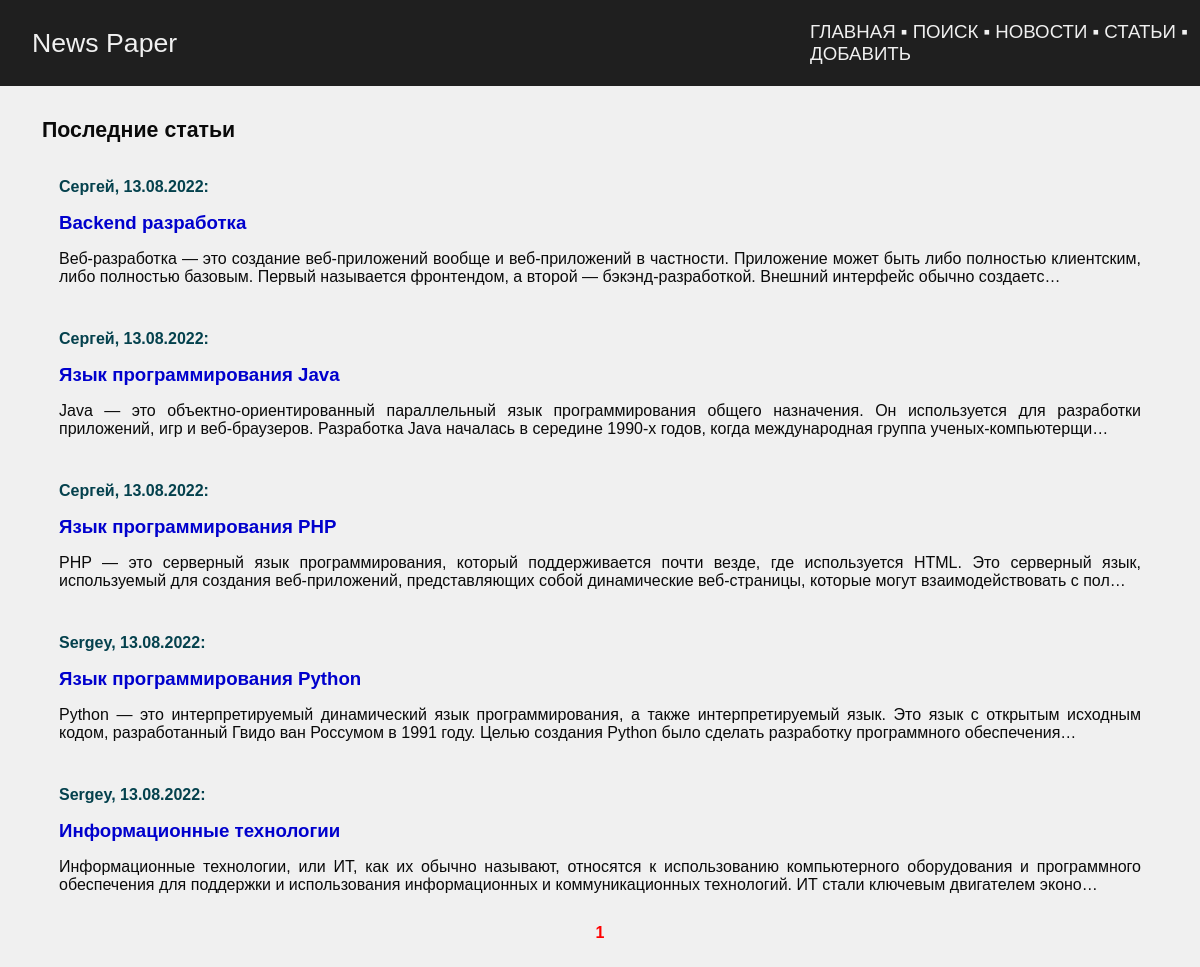
/articles/, run on an earlier commit of the app's database.
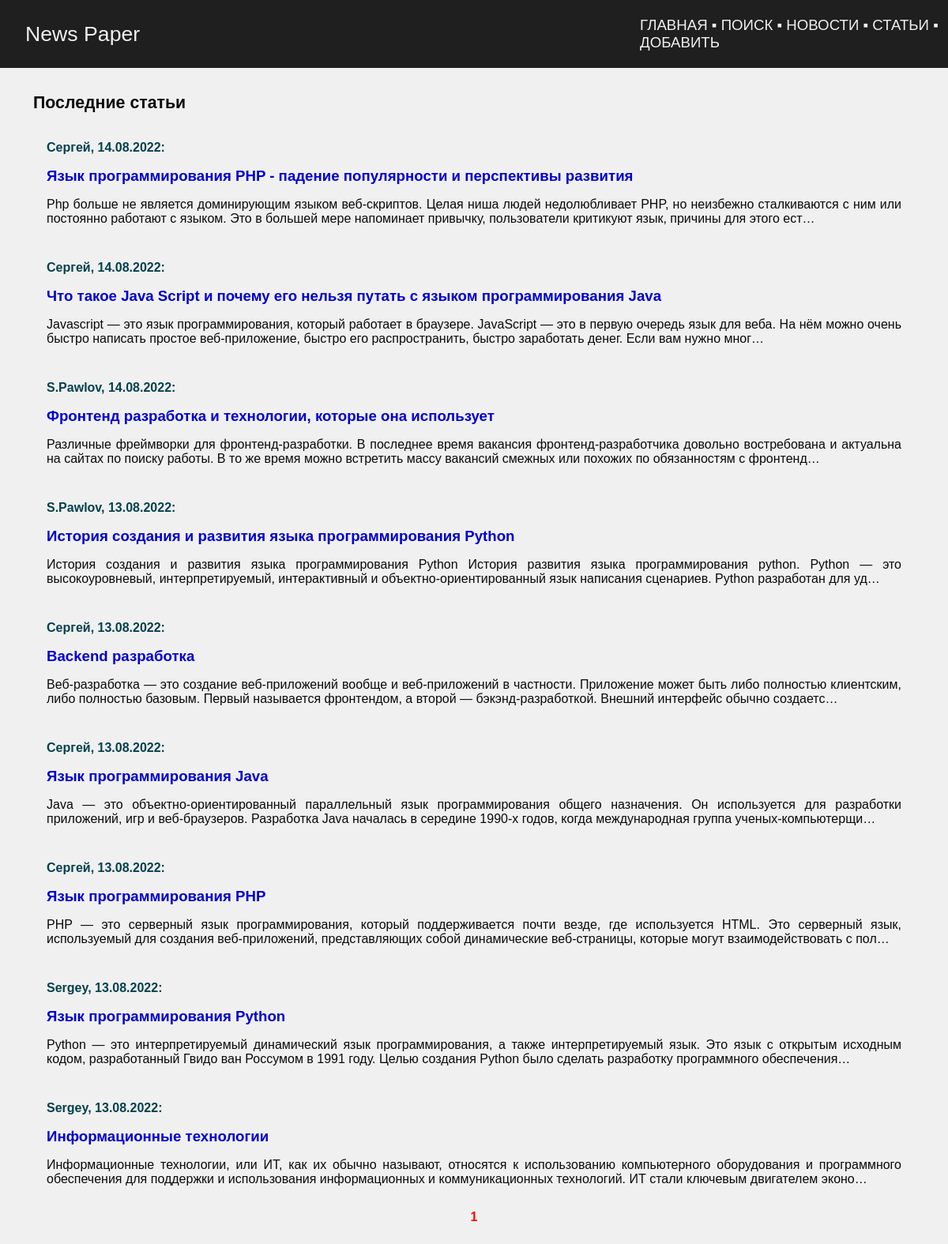
And on a later commit of the database.
### news/models.py (models this page shows, shortened)
class Post(models.Model):
    author_post = models.ForeignKey(
        Author, on_delete=models.CASCADE, verbose_name='Автор',
    )
    ARTICLE = 'ART'
    NEWS = 'NWS'
    CHOICE_CAT = [
        (ARTICLE, 'Статья'),
        (NEWS, 'Новость'),
    ]
    type_cat = models.CharField(
        max_length=3, choices=CHOICE_CAT, default=ARTICLE,
        verbose_name='Тип контента',
    )
    date_pub = models.DateTimeField(
        auto_now_add=True, verbose_name='Дата публикации',
    )
    post_cat = models.ManyToManyField(
        Category, through='PostCategory', verbose_name='Категория',
    )
    name = models.CharField(
        max_length=128, verbose_name='Название',
    )
    content = models.TextField(
        verbose_name='Контент',
    )
    content_rate = models.SmallIntegerField(
        default=0,
        verbose_name='Рейтинг',
    )
    class Meta:
        verbose_name = 'Пост'
        verbose_name_plural = 'Посты'

class Author(models.Model):
    author_user = models.OneToOneField(
        User,
        on_delete=models.CASCADE,
    )
    author_rate = models.SmallIntegerField(
        default=0,
    )
    def __str__(self):
        return self.author_user.username
    class Meta:
        verbose_name = 'Автор'
        verbose_name_plural = 'Авторы'

### news/views.py (the view)
# urls.py: path('articles/', ArticlesView.as_view(), name='articles'),
class ArticlesView(ListView):
    queryset = Post.objects.filter(type_cat='ART')
    ordering = '-date_pub'
    template_name = 'articles.html'
    context_object_name = 'articles'
    paginate_by = 10

### news/templatetags/censor.py (called while the page is built)
@register.filter()
def censor(in_text):
    censured_text = in_text
    with open('static/json/bad_words.json', 'r') as censor_file:
        bad_text = json.load(censor_file)
    for word in censured_text.split():
        if word.lower() in bad_text:
            censured_text = censured_text.replace(
                word,
                f'{word[0]}{"*" * (len(word) - 1)}'
            )
    return censured_text

### templates/articles.html (shortened to what this page needs)
{% extends 'default.html' %}
{% load censor %}
{% load news_tags %}
{% block content %}
<table class="news">
    <tr>
        <th>Последние статьи</th>
    </tr>
    <tr>
        <td>
            <table>
            {% for nw in articles %}
            <tr>
                <td>
                    <p class="metanews">
                        {{ nw.author_post }}, {{ nw.date_pub|date:'d.m.Y' }}:
                    </p>
                    <a class="news_title" href="{% url 'news:detail' nw.id %}">
                        {{ nw.name|censor }}
                    </a>
                    <br>
                    <p>{{ nw.content|censor|truncatechars:250|safe }}</p>
                </td>
            </tr>
            {% endfor %}
            </table>
        </td>
    </tr>
</table>
<div class="pagination">
    <span class="current">&nbsp;{{ page_obj.number }}&nbsp;</span>
</div>
{% endblock content %}

What changed in the data, as far as the page shows it:
added Post: author_post "Сергей", date_pub "14.08.2022", name|censor "Язык программирования PHP - падение популярности и перспективы развития", content|censor "Php больше не является доминирующим языком веб-скриптов. Целая ниша людей недолюбливает PHP, но неизбежно сталкиваются с ним или постоянно работают с языком. Это в большей мере напоминает привычку, пользователи критикуют язык, причины для этого ест…"
added Post: author_post "Сергей", date_pub "14.08.2022", name|censor "Что такое Java Script и почему его нельзя путать с языком программирования Java", content|censor "Javascript — это язык программирования, который работает в браузере. JavaScript — это в первую очередь язык для веба. На нём можно очень быстро написать простое веб-приложение, быстро его распространить, быстро заработать денег. Если вам нужно мног…"
added Post: author_post "S.Pawlov", date_pub "14.08.2022", name|censor "Фронтенд разработка и технологии, которые она использует", content|censor "Различные фреймворки для фронтенд-разработки. В последнее время вакансия фронтенд-разработчика довольно востребована и актуальна на сайтах по поиску работы. В то же время можно встретить массу вакансий смежных или похожих по обязанностям с фронтенд…"
added Post: author_post "S.Pawlov", date_pub "13.08.2022", name|censor "История создания и развития языка программирования Python", content|censor "История создания и развития языка программирования Python История развития языка программирования python. Python — это высокоуровневый, интерпретируемый, интерактивный и объектно-ориентированный язык написания сценариев. Python разработан для уд…"
